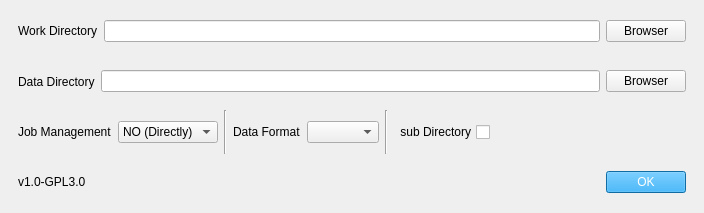
<?xml version="1.0" encoding="UTF-8"?>
<ui version="4.0">
 <class>StartWindow</class>
 <widget class="QMainWindow" name="StartWindow">
  <property name="geometry">
   <rect>
    <x>0</x>
    <y>0</y>
    <width>704</width>
    <height>213</height>
   </rect>
  </property>
  <property name="windowTitle">
   <string>Spipy-Start</string>
  </property>
  <property name="documentMode">
   <bool>false</bool>
  </property>
  <widget class="QWidget" name="centralwidget">
   <layout class="QVBoxLayout" name="verticalLayout">
    <item>
     <widget class="QWidget" name="widget" native="true">
      <layout class="QHBoxLayout" name="horizontalLayout">
       <property name="topMargin">
        <number>0</number>
       </property>
       <property name="bottomMargin">
        <number>0</number>
       </property>
       <item>
        <widget class="QLabel" name="label">
         <property name="toolTip">
          <string>&lt;html&gt;&lt;head/&gt;&lt;body&gt;&lt;p&gt;Choose a directory, and all results and config files are stored in it.&lt;/p&gt;&lt;/body&gt;&lt;/html&gt;</string>
         </property>
         <property name="text">
          <string>Work Directory</string>
         </property>
        </widget>
       </item>
       <item>
        <widget class="QLineEdit" name="lineEdit">
         <property name="readOnly">
          <bool>true</bool>
         </property>
        </widget>
       </item>
       <item>
        <widget class="QPushButton" name="pushButton">
         <property name="text">
          <string>Browser</string>
         </property>
        </widget>
       </item>
      </layout>
     </widget>
    </item>
    <item>
     <widget class="QWidget" name="widget_4" native="true">
      <layout class="QHBoxLayout" name="horizontalLayout_4">
       <item>
        <widget class="QLabel" name="label_3">
         <property name="text">
          <string>Data Directory</string>
         </property>
        </widget>
       </item>
       <item>
        <widget class="QLineEdit" name="lineEdit_2">
         <property name="readOnly">
          <bool>true</bool>
         </property>
        </widget>
       </item>
       <item>
        <widget class="QPushButton" name="pushButton_3">
         <property name="text">
          <string>Browser</string>
         </property>
        </widget>
       </item>
      </layout>
     </widget>
    </item>
    <item>
     <widget class="QWidget" name="widget_2" native="true">
      <layout class="QHBoxLayout" name="horizontalLayout_2">
       <property name="topMargin">
        <number>0</number>
       </property>
       <property name="bottomMargin">
        <number>0</number>
       </property>
       <item>
        <widget class="QLabel" name="label_2">
         <property name="layoutDirection">
          <enum>Qt::RightToLeft</enum>
         </property>
         <property name="text">
          <string>Job Management</string>
         </property>
        </widget>
       </item>
       <item>
        <widget class="QComboBox" name="comboBox">
         <item>
          <property name="text">
           <string>NO (Directly)</string>
          </property>
         </item>
        </widget>
       </item>
       <item>
        <widget class="Line" name="line">
         <property name="orientation">
          <enum>Qt::Vertical</enum>
         </property>
        </widget>
       </item>
       <item>
        <widget class="QLabel" name="label_6">
         <property name="layoutDirection">
          <enum>Qt::LeftToRight</enum>
         </property>
         <property name="text">
          <string>Data Format</string>
         </property>
        </widget>
       </item>
       <item>
        <widget class="QComboBox" name="comboBox_2"/>
       </item>
       <item>
        <widget class="Line" name="line_2">
         <property name="orientation">
          <enum>Qt::Vertical</enum>
         </property>
        </widget>
       </item>
       <item>
        <widget class="QCheckBox" name="checkBox">
         <property name="layoutDirection">
          <enum>Qt::RightToLeft</enum>
         </property>
         <property name="text">
          <string>sub Directory</string>
         </property>
        </widget>
       </item>
       <item>
        <spacer name="horizontalSpacer">
         <property name="orientation">
          <enum>Qt::Horizontal</enum>
         </property>
         <property name="sizeHint" stdset="0">
          <size>
           <width>40</width>
           <height>20</height>
          </size>
         </property>
        </spacer>
       </item>
      </layout>
     </widget>
    </item>
    <item>
     <widget class="QWidget" name="widget_3" native="true">
      <layout class="QHBoxLayout" name="horizontalLayout_3" stretch="0,0,0,0">
       <property name="topMargin">
        <number>0</number>
       </property>
       <property name="bottomMargin">
        <number>0</number>
       </property>
       <item>
        <widget class="QLabel" name="label_5">
         <property name="text">
          <string>v1.0-GPL3.0</string>
         </property>
        </widget>
       </item>
       <item>
        <spacer name="horizontalSpacer_2">
         <property name="orientation">
          <enum>Qt::Horizontal</enum>
         </property>
         <property name="sizeHint" stdset="0">
          <size>
           <width>523</width>
           <height>20</height>
          </size>
         </property>
        </spacer>
       </item>
       <item>
        <widget class="QLabel" name="label_4">
         <property name="text">
          <string/>
         </property>
        </widget>
       </item>
       <item>
        <widget class="QPushButton" name="pushButton_2">
         <property name="sizePolicy">
          <sizepolicy hsizetype="Fixed" vsizetype="Fixed">
           <horstretch>0</horstretch>
           <verstretch>0</verstretch>
          </sizepolicy>
         </property>
         <property name="cursor">
          <cursorShape>PointingHandCursor</cursorShape>
         </property>
         <property name="styleSheet">
          <string notr="true">background-color: rgb(22, 152, 229);
color: rgb(255, 255, 255);</string>
         </property>
         <property name="text">
          <string>OK</string>
         </property>
         <property name="checkable">
          <bool>false</bool>
         </property>
         <property name="checked">
          <bool>false</bool>
         </property>
         <property name="autoDefault">
          <bool>false</bool>
         </property>
        </widget>
       </item>
      </layout>
     </widget>
    </item>
   </layout>
  </widget>
  <widget class="QMenuBar" name="menubar">
   <property name="geometry">
    <rect>
     <x>0</x>
     <y>0</y>
     <width>704</width>
     <height>22</height>
    </rect>
   </property>
  </widget>
 </widget>
 <resources/>
 <connections/>
</ui>
